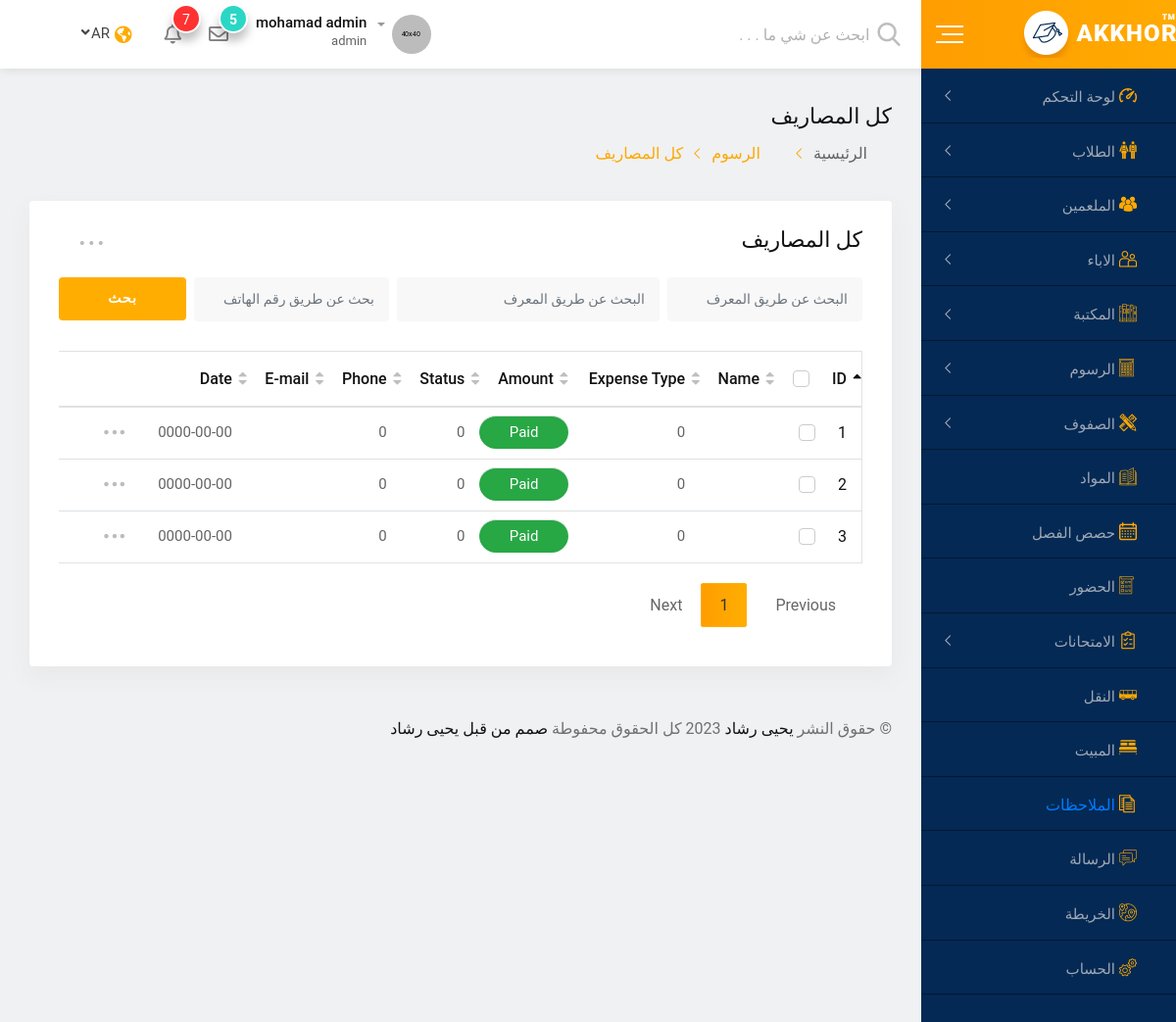
Screenshot of /all-expense.php (signed in) with the database file from the repository.
### tables this page shows
CREATE TABLE `expense` (
  `id` int NOT NULL,
  `name` char(255) NOT NULL,
  `id_number` bigint NOT NULL,
  `expense_type` char(255) NOT NULL,
  `quantity` int NOT NULL,
  `phone` bigint NOT NULL,
  `email` char(255) NOT NULL,
  `status` char(255) NOT NULL,
  `date` date NOT NULL
);

### lang.php (called while the page is built, shortened)
<?php
    $lang = $_SESSION['lang'];
    $dir = $lang == 'ar' ?  "rtl" :  "ltr" ;

### includes/lang/ar.php (called while the page is built, shortened)
<?php
    function lang($phrase) {
        return $words[$phrase];
    }

### all-expense.php (the view, shortened to what this page needs)
<?php
if (isset($_SESSION['user_username']) ) :
    if ($_SESSION['user_group_id'] == '1' )  :
    include('config.php');
    include('lang.php');
?>
<!doctype html>
<html class="no-js" lang="<?php echo $lang; ?>" dir="<?php echo $dir?>">
<head>
    <link rel="stylesheet" href="css/normalize.css">
    <link rel="stylesheet" href="css/main.css">
    <link rel="stylesheet" href="css/bootstrap.min.css">
    <link rel="stylesheet" href="css/all.min.css">
    <link rel="stylesheet" href="fonts/flaticon.css">
    <link rel="stylesheet" href="css/animate.min.css">
    <link rel="stylesheet" href="css/jquery.dataTables.min.css">
    <link rel="stylesheet" href="style.css">
    <?php if ($dir == "rtl") echo '<link rel="stylesheet" href="style.rtl.css">'; ?>
</head>
<body>
    <div id="wrapper" class="wrapper bg-ash">
         <?php include('layout/header.php') ?>
        <div class="dashboard-page-one">
            <?php include('layout/sidebar.php'); ?>
            <div class="dashboard-content-one">
                <?php include('layout/breadcrumbs-area.php'); ?>
                <div class="card height-auto">
                    <div class="card-body">
                        <div class="heading-layout1">
                            <div class="item-title">
                                <h3> <?php echo lang('ALL_EXPENSES'); ?> </h3>
                            </div>
                            <div class="dropdown">
                                <a class="dropdown-toggle" href="#" role="button" data-toggle="dropdown"
                                    aria-expanded="false">...</a>
                            </div>
                        </div>
                        <form class="mg-b-20">
                            <div class="row gutters-8">
                                <div class="col-3-xxxl col-xl-3 col-lg-3 col-12 form-group">
                                    <input type="text" placeholder="<?php echo lang('SEARCH_BY_ID'); ?>" class="form-control">
                                </div>
                                <div class="col-4-xxxl col-xl-4 col-lg-3 col-12 form-group">
                                    <input type="text" placeholder="<?php echo lang('SEARCH_BY_ID'); ?>" class="form-control">
                                </div>
                                <div class="col-4-xxxl col-xl-3 col-lg-3 col-12 form-group">
                                    <input type="text" placeholder="<?php echo lang('SEARCH_BY_PHONE'); ?>" class="form-control">
                                </div>
                                <div class="col-1-xxxl col-xl-2 col-lg-3 col-12 form-group">
                                    <button type="submit" class="fw-btn-fill btn-gradient-yellow"><?php echo lang('SEARCH'); ?></button>
                                </div>
                            </div>
                        </form>
                        <div class="table-responsive">
                            <table class="table data-table text-nowrap">
                                <thead>
                                    <tr>
                                        <th>
                                            <div class="form-check">
                                                <label class="form-check-label">ID</label>
                                            </div>
                                        </th>
                                        <th>Name</th>
                                        <th>Expense Type</th>
                                        <th>Amount</th>
                                        <th>Status</th>
                                        <th>Phone</th>
                                        <th>E-mail</th>
                                        <th>Date</th>
                                        <th></th>
                                    </tr>
                                </thead>
                                <tbody>
                                <?php
                                    $sql = "SELECT * FROM `expense`";
                                    $res = mysqli_query($connect, $sql);
                                    $count = mysqli_num_rows($res);
                                    if ($count > 0) :
                                        while ($row = mysqli_fetch_array($res)) :
                                    ?>
                                        <tr>
                                            <td>
                                                <div class="form-check">
                                                    <label class="form-check-label"> <?php echo $row['id']; ?> </label>
                                                </div>
                                            </td>
                                            <td> <?php echo $row['name']; ?>        </td>
                                            <td> <?php echo $row['id_number']; ?>   </td>
                                            <td  <?php echo $row['expense_type']; ?> class="badge badge-pill badge-success d-block mg-t-8">Paid</td>
                                            <td> <?php echo $row['quantity']; ?>    </td>
                                            <td> <?php echo $row['phone']; ?>       </td>
                                            <td> <?php echo $row['email']; ?>       </td>
                                            <td> <?php echo $row['date']; ?>        </td>
                                            <td>
                                                <div class="dropdown">
                                                    <a href="#" class="dropdown-toggle" data-toggle="dropdown" aria-expanded="false">
                                                        <span class="flaticon-more-button-of-three-dots"></span>
                                                    </a>
                                                </div>
                                            </td>
                                        </tr>
                                    <?php
                                        endwhile;
                                    else :
                                        if ($lang == 'en') :
                                            $alter_massage = "There is currently no data to display";
                                        else :
                                            $alter_massage = "لايوجد بيانات حاليا لعرضها ";
                                        endif;
                                    endif;
                                    ?>
                                </tbody>
                            </table>
                        </div>
                    </div>
                </div>
                <?php include('layout/footer.php'); ?>
            </div>
        </div>
    </div>
</body>
</html>
<?php
    elseif ($_SESSION['user_group_id'] == '2' )  :
        header('Location: index5.php');
        exit();
    elseif ($_SESSION['user_group_id'] == '3' )  :
        header('Location: index.php');
        exit();
    elseif ($_SESSION['user_group_id'] == '4' )  :
        header('Location: index3.php');
        exit();
    else :
        header('Location: login.php');
        exit();
    endif;
    exit();
else :
    header('Location: login.php');
    exit();
endif;
?>

### css/main.css (style rules this page uses)
html { color: #222; font-size: 1em; line-height: 1.4; }

### style.rtl.css (style rules this page uses)
body { text-align: right; }

### rows the page displays
expense: id "1", id_number "0", quantity "0", phone "0", date "0000-00-00"
expense: id "2", id_number "0", quantity "0", phone "0", date "0000-00-00"
expense: id "3", id_number "0", quantity "0", phone "0", date "0000-00-00"

### other values shown
$_SESSION['user_full_name'] "mohamad admin"
$_SESSION['user_rank'] "admin"
$lang "AR"
lang('DASHBOARD') "لوحة التحكم"
lang('STUDENTS') "الطلاب"
lang('TEACHERS') "الملعمين"
lang('PARENTS') "الاباء"
lang('LIBRARY') "المكتبة"
lang('FEES') "الرسوم"
lang('CLASSES') "الصفوف"
lang('SUBJECTS') "المواد"
lang('CLASS_ROUTINE') "حصص الفصل"
lang('ATTENDANCE') "الحضور"
lang('EXAMS') "الامتحانات"
lang('TRANSPORT') "النقل"
